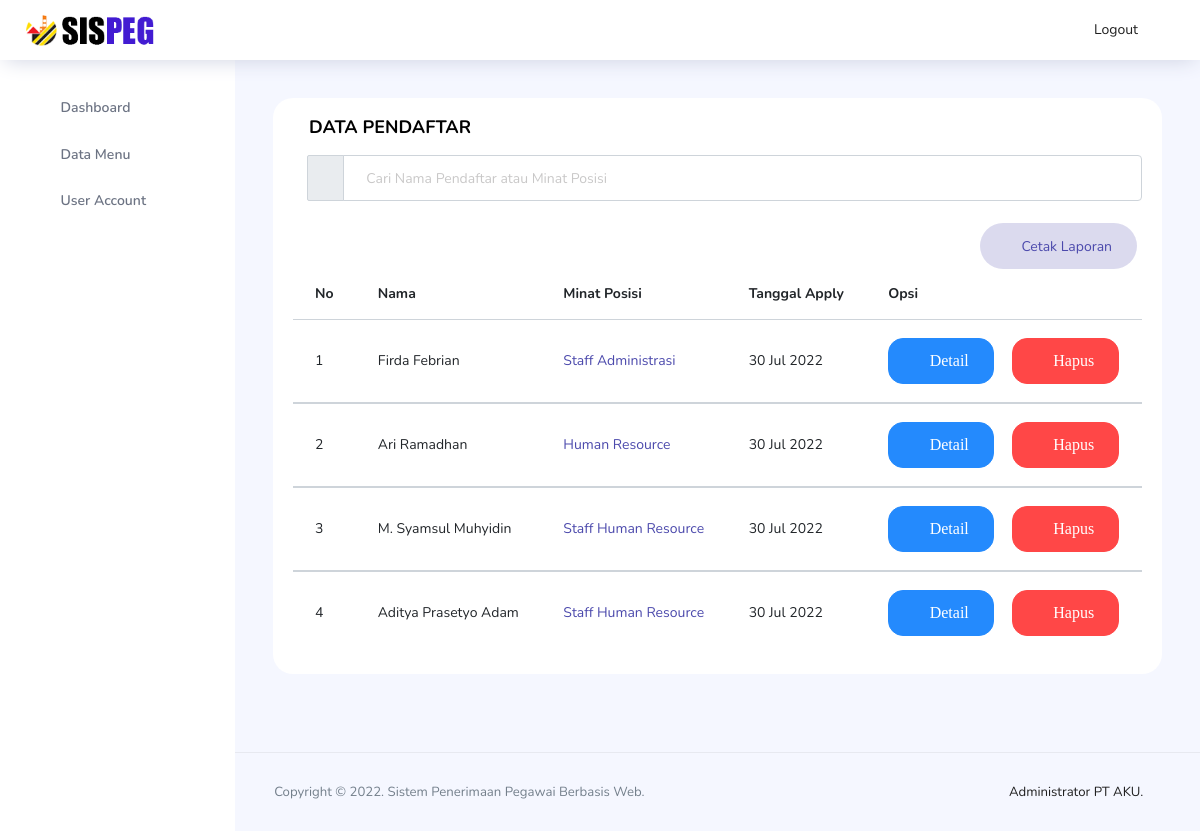
The page /backend-hrd/pages/hal-pendaftar/pendaftar.php (signed in) on the database its author committed.
### tables this page shows
CREATE TABLE `pendaftar` (
  `idreg` int(11) NOT NULL,
  `idjob` int(11) NOT NULL,
  `name` varchar(55) NOT NULL,
  `gender` varchar(20) NOT NULL,
  `tgl_lahir` date NOT NULL,
  `alamat` text NOT NULL,
  `email` varchar(50) NOT NULL,
  `telp` varchar(20) NOT NULL,
  `pend_terakhir` varchar(50) NOT NULL,
  `url_linkedin` text NOT NULL,
  `url_cv` text NOT NULL,
  `ijazah` varchar(250) NOT NULL,
  `sertifikat` varchar(250) NOT NULL,
  `sim` varchar(250) NOT NULL,
  `date` timestamp NOT NULL DEFAULT current_timestamp()
);

CREATE TABLE `job` (
  `idjob` int(11) NOT NULL,
  `jobname` varchar(30) NOT NULL,
  `jobdesc` text NOT NULL,
  `jobstart` date NOT NULL,
  `jobend` date NOT NULL,
  `registerend` date NOT NULL,
  `jobadded` timestamp NOT NULL DEFAULT current_timestamp(),
  `jobloc` text NOT NULL,
  `workingtype` varchar(25) NOT NULL
);

### backend-hrd/pages/hal-pendaftar/pendaftar.php (the view, shortened to what this page needs)
<?php
include "../../../koneksi.php";
?>
<!DOCTYPE html>
<html lang="en">
<head>
  <link rel="stylesheet" href="../../vendors/feather/feather.css">
  <link rel="stylesheet" href="../../vendors/ti-icons/css/themify-icons.css">
  <link rel="stylesheet" href="../../vendors/css/vendor.bundle.base.css">
  <link rel="stylesheet" href="../../vendors/mdi/css/materialdesignicons.min.css">
  <link rel="stylesheet" href="../../css/vertical-layout-light/style.css">
  <link rel='stylesheet' href='https://cdn.jsdelivr.net/npm/sweetalert2@7.12.15/dist/sweetalert2.min.css'>
</head>
<body>
</head>
<body>
  <div class="container-scroller">
    <nav class="navbar col-lg-12 col-12 p-0 fixed-top d-flex flex-row">
      <div class="text-center navbar-brand-wrapper d-flex align-items-center justify-content-center">
        <a class="navbar-brand brand-logo mr-5" href="../../index.php"><img src="../../images/logo aku-nobg-tex.png" class="mr-2" alt="logo"/></a>
      </div>
      <div class="navbar-menu-wrapper d-flex align-items-center justify-content-end">
        <button class="navbar-toggler navbar-toggler align-self-center" type="button" data-toggle="minimize">
          <span class="icon-menu"></span>
        </button>
        <ul class="navbar-nav navbar-nav-right">
          <li class="nav-item nav-profile dropdown">
            <a href="../../../logout.php" class="dropdown-item" onclick="return confirm('Yakin ingin logout?')">
                <i class="ti-power-off text-primary"></i>Logout
            </a>
          </li>
        </ul>
      </div>
    </nav>
    <div class="container-fluid page-body-wrapper">
      <nav class="sidebar sidebar-offcanvas" id="sidebar" >
        <ul class="nav">
          <li class="nav-item">
            <a class="nav-link" href="../../index.php">
              <i class="icon-grid menu-icon"></i>
              <span class="menu-title">Dashboard</span>
            </a>
          </li>
          <li class="nav-item">
            <a class="nav-link" data-toggle="collapse" href="#form-elements" aria-expanded="false" aria-controls="form-elements">
              <i class="icon-layout menu-icon"></i>
              <span class="menu-title">Data Menu</span>
              <i class="menu-arrow"></i>
            </a>
          </li>
          <li class="nav-item">
            <a class="nav-link" href="../hal-user/admin.php">
              <i class="icon-head menu-icon"></i>
              <span class="menu-title">User Account</span>
            </a>
          </li>
        </ul>
      </nav>
      <div class="main-panel">
        <div class="content-wrapper">
          <div class="row-cols">
            <div class="col-xl-13 grid-margin stretch-card">
              <div class="card">
                <div class="card-body">
                  <h4 class="card-title nav-item" id="teksDouble">DATA PENDAFTAR</h4>
        <form action="pendaftar.php" method="GET">
        <ul class="navbar-nav">
            <li class="nav-item nav-search">
            <div class="input-group">
              <div class="input-group-prepend " id="navbar-search-icon">
                <span class="input-group-text" id="search">
                  <i class="icon-search"></i>
                </span>
              </div>
              <input type="text" class="form-control" placeholder="Cari Nama Pendaftar atau Minat Posisi" name="pencarian">
            </div>
            </li>
        </ul>
        </form>
                  <div  class="table-responsive">
                    <br>
                    <a style="margin-right:5px;"
                    class="btn btn-inverse-primary btn-rounded btn-fw float-right" href="cetak_pendaftar.php" target="_blank">
                    <i class="ti-printer btn-icon-prepend">
                    </i>Cetak Laporan</a>
                    <br><br>
                    <table  class="table table-hover">
                    <thead>
                    <tr>
                        <th>No</th>
                        <th>Nama</th>
                        <th>Minat Posisi</th>
                        <th>Tanggal Apply</th>
                        <th>Opsi</th>
                    </tr>
                    </thead>
                      <?php
                      $queryAdmin = "SELECT * FROM pendaftar INNER JOIN job ON pendaftar.idjob = job.idjob";
                      if(isset($_GET['pencarian'])){
                          $cari = $_GET['pencarian'];
                          $cariData = mysqli_query($koneksi,"SELECT * FROM pendaftar INNER JOIN job ON pendaftar.idjob = job.idjob
                            WHERE name LIKE '%".$cari."%' OR jobname LIKE '%".$cari."%' ORDER BY idreg ");
                      }
                      else{
                          $cariData = mysqli_query($koneksi, $queryAdmin);
                      }
                      $no = "";
                      while($data = mysqli_fetch_array($cariData)){
                      $no++;
                        $idreg = $data['idreg'];
                        $name = $data['name'];
                        $jobname = $data['jobname'];
                        $date = date_format(date_create($data['date']),"d M Y");
                      ?>
                      <tbody>
                        <tr>
                          <td><?php echo $no; ?></td>
                          <td><?php echo $name;?></td>
                          <td class="text-primary"><?php echo $jobname;?></td>
                          <td><?php echo $date; ?></td>
                          <td>
                            <a href="detail_pendaftar.php?id=<?php echo $idreg; ?>" type="button" class="btn btn-info ">
                              <i class="ti-info btn-icon-prepend"> Detail</i>
                            </a> &nbsp;&nbsp;&nbsp;
                            <a href="hapus_pendaftar.php?id=<?php echo $idreg; ?>" type="button" class="btn btn-danger"
                              onclick="return confirm('Delete data ini?')">
                              <i class="ti-alert btn-icon-prepend"> Hapus</i>
                            </a>
                          </td>
                        </tr>
                      </tbody>
                      <?php
                            }
                      ?>
                    </table>
                  </div>
                </div>
              </div>
            </div>
          </div>
        </div>
        <footer class="footer">
          <div class="d-sm-flex justify-content-center justify-content-sm-between">
            <span class="text-muted text-center text-sm-left d-block d-sm-inline-block">Copyright © 2022. Sistem Penerimaan Pegawai Berbasis Web.</span>
            <span class="float-none float-sm-right d-block mt-1 mt-sm-0 text-center">Administrator PT AKU. <i class="ti-flag text-danger ml-1"></i></span>
          </div>
        </footer>
      </div>
    </div>
  </div>
</body>
</html>

### backend-hrd/pages/hal-pendaftar/pendaftar.php (style rules this page uses)
#teksDouble { margin-left:1rem; }

### rows shown on the page
pendaftar: name "Firda Febrian", idjob.jobname "Staff Administrasi", date "30 Jul 2022"
pendaftar: name "Ari Ramadhan", idjob.jobname "Human Resource", date "30 Jul 2022"
pendaftar: name "M. Syamsul Muhyidin", idjob.jobname "Staff Human Resource", date "30 Jul 2022"
pendaftar: name "Aditya Prasetyo Adam", idjob.jobname "Staff Human Resource", date "30 Jul 2022"
